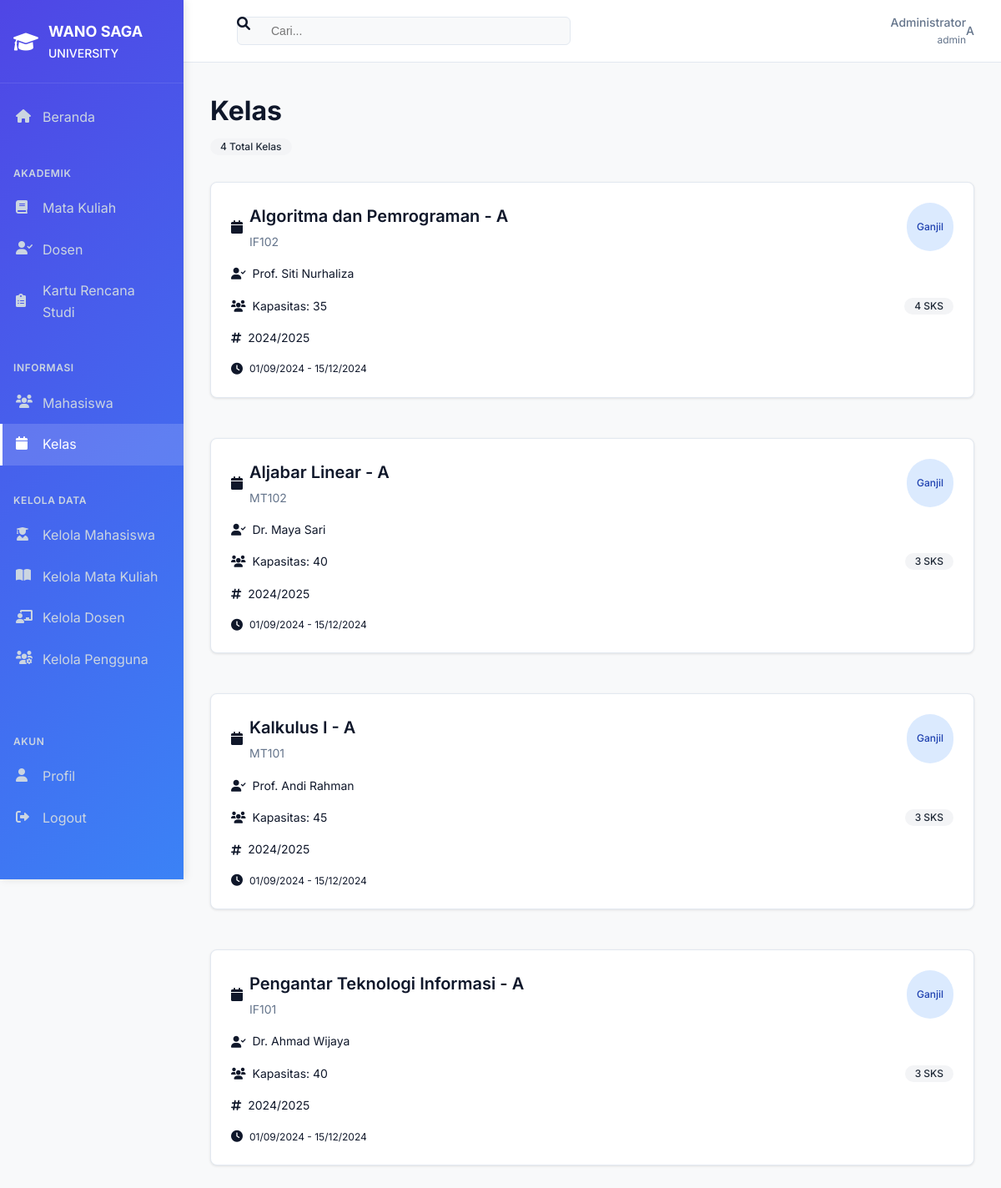
Page /classes.php (signed in) on the committed database.
### tables this page shows
CREATE TABLE IF NOT EXISTS kelas (
    id_kelas INT(11) AUTO_INCREMENT PRIMARY KEY,
    id_matakuliah INT(11) NOT NULL,
    id_dosen INT(11) NOT NULL,
    id_tahun_akademik INT(11) NOT NULL,
    nama_kelas VARCHAR(50) NOT NULL,
    kapasitas INT(4) NOT NULL CHECK (kapasitas > 0),
    tanggal_mulai DATE,
    tanggal_selesai DATE,
    created_at TIMESTAMP DEFAULT CURRENT_TIMESTAMP,
    updated_at TIMESTAMP DEFAULT CURRENT_TIMESTAMP ON UPDATE CURRENT_TIMESTAMP,
    FOREIGN KEY (id_matakuliah) REFERENCES mata_kuliah(id_matakuliah) ON DELETE CASCADE,
    FOREIGN KEY (id_dosen) REFERENCES dosen(id_dosen) ON DELETE CASCADE,
    FOREIGN KEY (id_tahun_akademik) REFERENCES tahun_akademik(id_tahun_akademik) ON DELETE CASCADE
);

CREATE TABLE IF NOT EXISTS mata_kuliah (
    id_matakuliah INT(11) AUTO_INCREMENT PRIMARY KEY,
    kode_matakuliah VARCHAR(10) UNIQUE NOT NULL,
    nama_matakuliah VARCHAR(100) NOT NULL,
    sks INT(2) NOT NULL CHECK (sks > 0),
    semester INT(2) NOT NULL CHECK (semester > 0),
    deskripsi TEXT,
    created_at TIMESTAMP DEFAULT CURRENT_TIMESTAMP,
    updated_at TIMESTAMP DEFAULT CURRENT_TIMESTAMP ON UPDATE CURRENT_TIMESTAMP
);

CREATE TABLE IF NOT EXISTS tahun_akademik (
    id_tahun_akademik INT(11) AUTO_INCREMENT PRIMARY KEY,
    tahun_akademik VARCHAR(9) NOT NULL,
    semester_akademik ENUM('Ganjil', 'Genap', 'Pendek') NOT NULL,
    status ENUM('Aktif', 'Tidak Aktif') DEFAULT 'Tidak Aktif',
    created_at TIMESTAMP DEFAULT CURRENT_TIMESTAMP,
    updated_at TIMESTAMP DEFAULT CURRENT_TIMESTAMP ON UPDATE CURRENT_TIMESTAMP
);

CREATE TABLE IF NOT EXISTS dosen (
    id_dosen INT(11) AUTO_INCREMENT PRIMARY KEY,
    nidn VARCHAR(20) UNIQUE NOT NULL,
    nama_dosen VARCHAR(100) NOT NULL,
    gelar VARCHAR(50),
    email VARCHAR(100) UNIQUE,
    nomor_telepon VARCHAR(15),
    created_at TIMESTAMP DEFAULT CURRENT_TIMESTAMP,
    updated_at TIMESTAMP DEFAULT CURRENT_TIMESTAMP ON UPDATE CURRENT_TIMESTAMP
);

### includes/functions.php (called while the page is built, shortened)
<?php
require_once 'config/database.php';
class KRSSystem {
    private $conn;
    public function __construct() {
        $this->db = new Database();
        $this->conn = $this->db->getConnection();
    }
    public function getClasses() {
        try {
            $query = "SELECT k.*, mk.nama_matakuliah, mk.kode_matakuliah, mk.sks,
                            d.nama_dosen, ta.tahun_akademik, ta.semester_akademik
                     FROM kelas k
                     JOIN mata_kuliah mk ON k.id_matakuliah = mk.id_matakuliah
                     JOIN dosen d ON k.id_dosen = d.id_dosen
                     JOIN tahun_akademik ta ON k.id_tahun_akademik = ta.id_tahun_akademik
                     ORDER BY ta.tahun_akademik DESC, mk.nama_matakuliah ASC";
            $stmt = $this->conn->prepare($query);
            $stmt->execute();
            $result = $stmt->fetchAll(PDO::FETCH_ASSOC);
            return $result ?: DemoData::getClasses();
        } catch(PDOException $e) {
            error_log("Database error in getClasses: " . $e->getMessage());
            return DemoData::getClasses();
        }
    }
}
function formatDate($date) {
    return date('d/m/Y', strtotime($date));
}
?>

### config/database.php (called while the page is built, shortened)
<?php
class Database {
    private $host = 'localhost';
    private $db_name = 'krs_system';
    private $username = 'root';
    private $password = '';
    public function getConnection() {
        $this->conn = null;
        try {
            $this->conn = new PDO("mysql:host=" . $this->host . ";dbname=" . $this->db_name,
                                $this->username, $this->password);
            $this->conn->exec("set names utf8");
            $this->conn->setAttribute(PDO::ATTR_ERRMODE, PDO::ERRMODE_EXCEPTION);
        } catch(PDOException $exception) {
            return null;
        }
        return $this->conn;
    }
}
?>

### classes.php (the view, shortened to what this page needs)
<?php
require_once 'includes/functions.php';
$krsSystem = new KRSSystem();
$classes = $krsSystem->getClasses();
include 'includes/header.php';
?>
<div class="sky-fade-in">
    <div class="sky-page-header">
        <h1 class="sky-page-title">Kelas</h1>
        <div class="flex items-center justify-between mb-4">
            <span class="badge bg-gray-100 text-gray-800"><?php echo count($classes); ?> Total Kelas</span>
        </div>
    </div>
    <div class="grid grid-cols-1 md:grid-cols-2 lg:grid-cols-3 gap-6">
        <?php foreach ($classes as $class): ?>
        <div class="sky-card">
            <div class="sky-card-header">
                <div class="flex items-start justify-between">
                    <div class="flex items-center space-x-2">
                        <i class="fas fa-calendar text-orange-600"></i>
                        <div>
                            <h3 class="sky-card-title">
                                <?php echo htmlspecialchars($class['nama_matakuliah']); ?> - <?php echo htmlspecialchars($class['nama_kelas']); ?>
                            </h3>
                            <p class="sky-card-description"><?php echo htmlspecialchars($class['kode_matakuliah']); ?></p>
                        </div>
                    </div>
                    <span class="badge <?php echo $class['semester_akademik'] === 'Ganjil' ? 'bg-blue-100 text-blue-800' : 'bg-green-100 text-green-800'; ?>">
                        <?php echo htmlspecialchars($class['semester_akademik']); ?>
                    </span>
                </div>
            </div>
            <div class="space-y-4">
                <div class="flex items-center space-x-2 text-sm">
                    <i class="fas fa-user-check text-gray-400"></i>
                    <span><?php echo htmlspecialchars($class['nama_dosen']); ?></span>
                </div>
                <div class="flex items-center justify-between">
                    <div class="flex items-center space-x-2 text-sm">
                        <i class="fas fa-users text-gray-400"></i>
                        <span>Kapasitas: <?php echo $class['kapasitas']; ?></span>
                    </div>
                    <span class="badge bg-gray-100 text-gray-800"><?php echo $class['sks']; ?> SKS</span>
                </div>
                <div class="flex items-center space-x-2 text-sm">
                    <i class="fas fa-hashtag text-gray-400"></i>
                    <span class="text-gray-600"><?php echo htmlspecialchars($class['tahun_akademik']); ?></span>
                </div>
                <?php if (!empty($class['tanggal_mulai']) && !empty($class['tanggal_selesai'])): ?>
                <div class="flex items-center space-x-2 text-sm">
                    <i class="fas fa-clock text-gray-400"></i>
                    <span class="text-gray-600 text-xs">
                        <?php echo formatDate($class['tanggal_mulai']); ?> - <?php echo formatDate($class['tanggal_selesai']); ?>
                    </span>
                </div>
                <?php endif; ?>
            </div>
        </div>
        <?php endforeach; ?>
    </div>
</div>
<?php include 'includes/footer.php'; ?>

### assets/css/style.css (style rules this page uses)
:root { --background: 248, 249, 250; --foreground: 15, 23, 42; --card: 255, 255, 255; --card-foreground: 15, 23, 42; --primary: 79, 70, 229; --primary-foreground: 255, 255, 255; --secondary: 241, 245, 249; --secondary-foreground: 15, 23, 42; --muted: 241, 245, 249; --muted-foreground: 100, 116, 139; --border: 226, 232, 240; --sidebar-bg: linear-gradient(135deg, #4f46e5 0%, #3b82f6 100%); --sidebar-text: 255, 255, 255; --sidebar-text-muted: 203, 213, 225; }
* { margin: 0; padding: 0; box-sizing: border-box; }
body { font-family: "Inter", -apple-system, BlinkMacSystemFont, "Segoe UI", "Roboto", sans-serif; background-color: rgb(var(--background)); color: rgb(var(--foreground)); line-height: 1.6; }
.sky-page-header { margin-bottom: 2rem; }
.sky-page-title { font-size: 2rem; font-weight: 700; color: rgb(var(--foreground)); margin-bottom: 0.5rem; }
.sky-card { background: rgb(var(--card)); border: 1px solid rgb(var(--border)); border-radius: 0.5rem; padding: 1.5rem; box-shadow: 0 1px 3px rgba(0, 0, 0, 0.1); transition: box-shadow 0.2s ease; margin-bottom: 1.5rem; }
.sky-card-header { margin-bottom: 1rem; }
.sky-card-title { font-size: 1.25rem; font-weight: 600; margin-bottom: 0.25rem; }
.sky-card-description { color: rgb(var(--muted-foreground)); font-size: 0.875rem; }
.grid { display: grid; }
.grid-cols-1 { grid-template-columns: repeat(1, minmax(0, 1fr)); }
.gap-6 { gap: 1.5rem; }
.badge { display: inline-flex; align-items: center; padding: 0.25rem 0.75rem; border-radius: 9999px; font-size: 0.75rem; font-weight: 500; line-height: 1; }
.bg-blue-100 { background-color: #dbeafe; }
.text-blue-800 { color: #1e40af; }
.bg-gray-100 { background-color: #f3f4f6; }
.text-gray-800 { color: #1f2937; }
.sky-fade-in { animation: fadeIn 0.3s ease-out; }
.text-sm { font-size: 0.875rem; }
.text-xs { font-size: 0.75rem; }
.mb-4 { margin-bottom: 1rem; }
.flex { display: flex; }
.items-center { align-items: center; }
.justify-between { justify-content: space-between; }
.space-x-2 > * + * { margin-left: 0.5rem; }
.space-y-4 > * + * { margin-top: 1rem; }

### assets/css/forms.css (style rules this page uses)
.badge { display: inline-flex; align-items: center; padding: 0.25rem 0.75rem; border-radius: 9999px; font-size: 0.75rem; font-weight: 500; line-height: 1; }

### rows in the picture
kelas: id_matakuliah.nama_matakuliah "Algoritma dan Pemrograman", nama_kelas "A", id_matakuliah.kode_matakuliah "IF102", id_tahun_akademik.semester_akademik "Ganjil", id_dosen.nama_dosen "Prof. Siti Nurhaliza", kapasitas "35", id_matakuliah.sks "4", id_tahun_akademik.tahun_akademik "2024/2025", tanggal_mulai "01/09/2024", tanggal_selesai "15/12/2024"
kelas: id_matakuliah.nama_matakuliah "Aljabar Linear", nama_kelas "A", id_matakuliah.kode_matakuliah "MT102", id_tahun_akademik.semester_akademik "Ganjil", id_dosen.nama_dosen "Dr. Maya Sari", kapasitas "40", id_matakuliah.sks "3", id_tahun_akademik.tahun_akademik "2024/2025", tanggal_mulai "01/09/2024", tanggal_selesai "15/12/2024"
kelas: id_matakuliah.nama_matakuliah "Kalkulus I", nama_kelas "A", id_matakuliah.kode_matakuliah "MT101", id_tahun_akademik.semester_akademik "Ganjil", id_dosen.nama_dosen "Prof. Andi Rahman", kapasitas "45", id_matakuliah.sks "3", id_tahun_akademik.tahun_akademik "2024/2025", tanggal_mulai "01/09/2024", tanggal_selesai "15/12/2024"
kelas: id_matakuliah.nama_matakuliah "Pengantar Teknologi Informasi", nama_kelas "A", id_matakuliah.kode_matakuliah "IF101", id_tahun_akademik.semester_akademik "Ganjil", id_dosen.nama_dosen "Dr. Ahmad Wijaya", kapasitas "40", id_matakuliah.sks "3", id_tahun_akademik.tahun_akademik "2024/2025", tanggal_mulai "01/09/2024", tanggal_selesai "15/12/2024"

### other values in the picture
$currentUser['full_name'] "Administrator"
$currentUser['role'] "admin"
substr($currentUser['full_name'], 0, 1) "A"
count($classes) "4"
